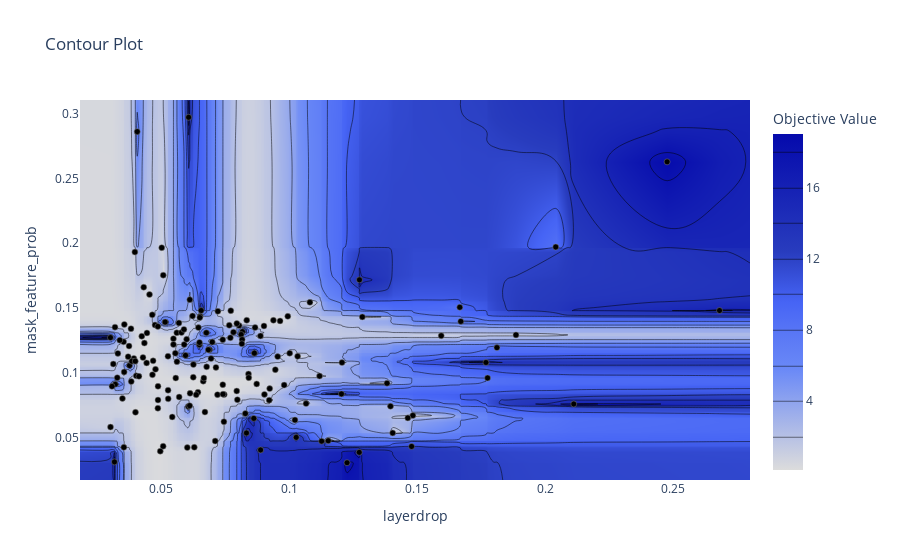

Source (notebook cell):
### Code cell
optuna.visualization.plot_contour(study, params=['mask_feature_prob', "layerdrop" ])

### Figure 1 — Plotly figure (JSON) as saved in the notebook; plotly's stock layout.template omitted (floating-point values rounded to 4 significant figures; data arrays with more than 128 entries replaced by an {"elided": "..."} marker saying what was removed)
{"data": [{"colorbar": {"title": {"text": "Objective Value"}}, "colorscale": [[0, "rgb(5,10,172)"], [0.35, "rgb(40,60,190)"], [0.5, "rgb(70,100,245)"], [0.6, "rgb(90,120,245)"], [0.7, "rgb(106,137,247)"], [1, "rgb(220,220,220)"]], "connectgaps": true, "contours": {"coloring": "heatmap"}, "hoverinfo": "none", "line": {"smoothing": 1.3}, "reversescale": true, "type": "contour", "x": {"elided": "169 float values"}, "y": {"elided": "169 float values"}, "z": {"elided": "169x169 float values"}}, {"marker": {"color": "black", "line": {"color": "Grey", "width": 0.5}}, "mode": "markers", "showlegend": false, "type": "scatter", "x": {"elided": "167 float values"}, "y": {"elided": "167 float values"}}], "layout": {"title": {"text": "Contour Plot"}, "xaxis": {"range": [0.01834, 0.2799], "title": {"text": "layerdrop"}}, "yaxis": {"range": [0.01749, 0.3104], "title": {"text": "mask_feature_prob"}}}}
